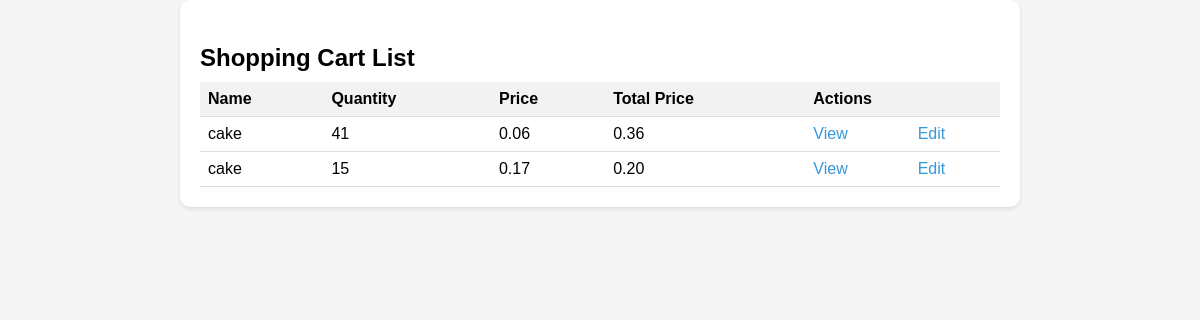
Before: /shoppingcart/shoppingcart/list/ with the older database file.
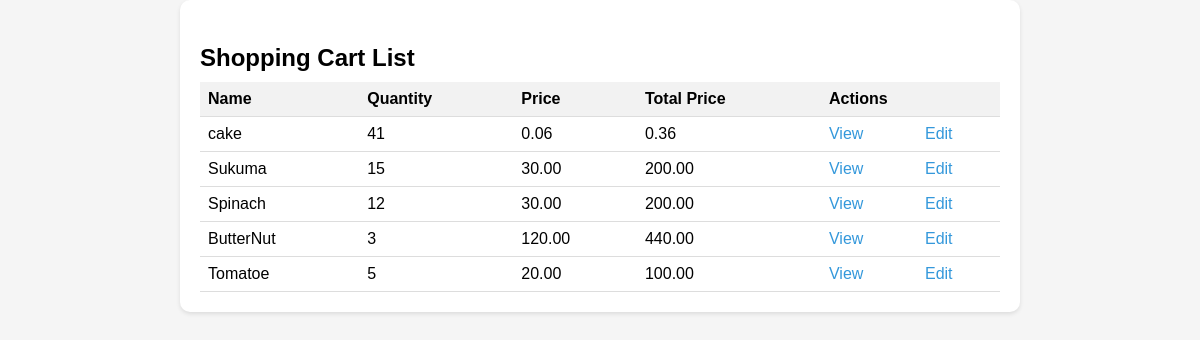
After: the same page with the newer database file.
### shoppingcart/models.py (models this page shows)
class Shoppingcart(models.Model):
  name=models.CharField(max_length=32)
  price =models.DecimalField(max_digits=8, decimal_places=2)
  image=models.ImageField(upload_to="images")
  total_price=models.DecimalField(max_digits=8,decimal_places=2)
  quantity=models.IntegerField()

### shoppingcart/views.py (the view)
# urls.py: path("shoppingcart/list/",shoppingcart_list, name="shoppingcart_list_view") ,
def shoppingcart_list(request):
    shoppingcart = Shoppingcart.objects.all()
    return render(request, "shoppingcart/shoppingcart_list.html", {"shoppingcart": shoppingcart})

### templates/shoppingcart/shoppingcart_list.html (shortened to what this page needs)
<!DOCTYPE html>
<html lang="en">
<head>
</head>
<body>
    <div class="shopping-cart">
        <h3>Shopping Cart List</h3>
        <table>
            <tr>
                <th>Name</th>
                <th>Quantity</th>
                <th>Price</th>
                <th>Total Price</th>
                <th colspan="2">Actions</th>
            </tr>
            {% for shoppingcart in shoppingcart %}
            <tr>
                <td>{{ shoppingcart.name }}</td>
                <td>{{ shoppingcart.quantity }}</td>
                <td>{{ shoppingcart.price }}</td>
                <td>{{ shoppingcart.total_price }}</td>
                <td><a href="{% url 'shoppingcart_detail_view' id=shoppingcart.id %}">View</a></td>
                <td><a href="{% url 'edit_shoppingcart_view' id=shoppingcart.id %}">Edit</a></td>
            </tr>
            {% endfor %}
        </table>
    </div>
</body>
</html>

### templates/shoppingcart/shoppingcart_list.html (style rules this page uses)
body { font-family: Arial, sans-serif; margin: 0; padding: 0; background-color: #f5f5f5; }
.shopping-cart { max-width: 800px; margin: 0 auto; padding: 20px; background-color: white; border-radius: 10px; box-shadow: 0 2px 4px rgba(0, 0, 0, 0.1); }
h3 { font-size: 1.5rem; margin-bottom: 10px; }
table { width: 100%; border-collapse: collapse; margin-top: 10px; }
th, td { padding: 8px; border-bottom: 1px solid #ddd; text-align: left; }
th { background-color: #f2f2f2; }
a { color: #3498db; text-decoration: none; }

Changed rows visible on the page:
changed Shoppingcart: name "cake" → "Sukuma"; price "0.17" → "30.00"; total_price "0.20" → "200.00"
added Shoppingcart: name "Spinach", quantity "12", price "30.00", total_price "200.00"
added Shoppingcart: name "ButterNut", quantity "3", price "120.00", total_price "440.00"
added Shoppingcart: name "Tomatoe", quantity "5", price "20.00", total_price "100.00"
